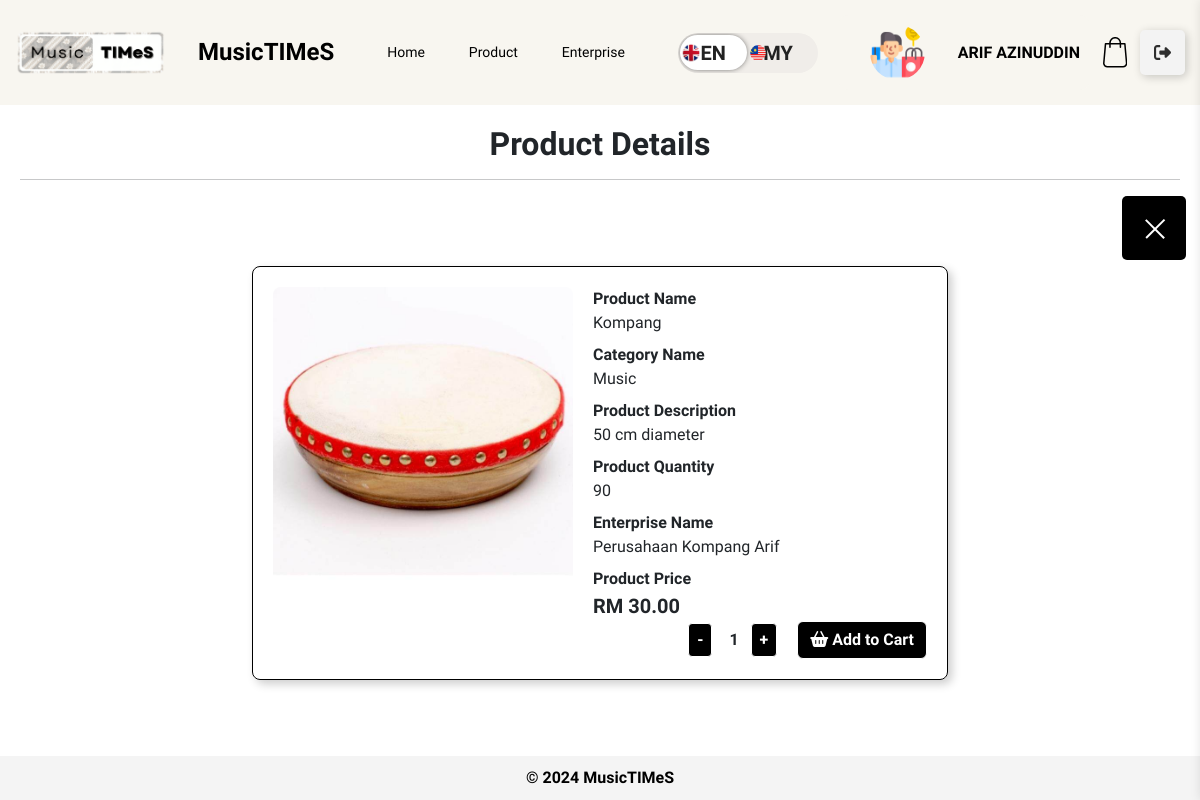
The app's page /customer/product-detail.php?id=1 (signed in) with its own data.
### tables this page shows
CREATE TABLE `customers` (
  `customer_id` int(11) NOT NULL,
  `customer_name` varchar(100) DEFAULT NULL,
  `customer_username` varchar(20) DEFAULT NULL,
  `customer_email` varchar(100) DEFAULT NULL,
  `customer_password` varchar(255) DEFAULT NULL,
  `customer_image` varchar(255) DEFAULT NULL,
  `customer_phone` varchar(15) DEFAULT NULL,
  `customer_address` text DEFAULT NULL,
  `customer_status` enum('active','inactive','pending') DEFAULT NULL,
  `confirm_password` varchar(255) DEFAULT NULL,
  `otp` int(6) DEFAULT NULL,
  `otp_sent_at` timestamp NULL DEFAULT NULL,
  `verified_at` timestamp NULL DEFAULT NULL,
  `is_verified` tinyint(1) NOT NULL
);

CREATE TABLE `product` (
  `product_id` int(12) NOT NULL,
  `category_id` int(5) DEFAULT NULL,
  `enterprise_id` int(12) DEFAULT NULL,
  `product_name` varchar(100) DEFAULT NULL,
  `product_desc` varchar(300) DEFAULT NULL,
  `product_quantity` int(200) DEFAULT NULL,
  `product_tag` varchar(50) DEFAULT NULL,
  `product_price` decimal(10,2) DEFAULT NULL,
  `product_image` varchar(255) DEFAULT NULL,
  `created_product` timestamp NOT NULL DEFAULT current_timestamp(),
  `updated_product` timestamp NULL DEFAULT NULL,
  `product_status` enum('Available','Not Available') DEFAULT NULL
);

CREATE TABLE `category` (
  `category_id` int(5) NOT NULL,
  `category_name` varchar(50) DEFAULT NULL,
  `created_category` timestamp NOT NULL DEFAULT current_timestamp(),
  `updated_category` timestamp NOT NULL DEFAULT current_timestamp() ON UPDATE current_timestamp(),
  `enterprise_id` int(11) NOT NULL
);

CREATE TABLE `enterprise` (
  `enterprise_id` int(11) NOT NULL,
  `enterprise_name` varchar(100) DEFAULT NULL,
  `enterprise_username` varchar(20) DEFAULT NULL,
  `enterprise_email` varchar(100) DEFAULT NULL,
  `enterprise_password` varchar(255) DEFAULT NULL,
  `enterprise_image` varchar(255) DEFAULT NULL,
  `enterprise_phone` varchar(15) DEFAULT NULL,
  `enterprise_address` text DEFAULT NULL,
  `ssm_certificate` varchar(255) DEFAULT NULL,
  `confirm_password` varchar(255) DEFAULT NULL,
  `otp` int(6) DEFAULT NULL,
  `otp_sent_at` timestamp NULL DEFAULT NULL,
  `verified_at` timestamp NULL DEFAULT NULL,
  `is_verified` tinyint(1) NOT NULL
);

### customer/product-detail.php (the view, shortened to what this page needs)
<?php include './layout/main.php';?>
<head>
</head>
<main>
    <section>
        <h2 style="text-align: center; font-weight: bold;"><?php echo __('product_details'); ?></h2>
        <hr>
        <?php
        $query = "SELECT product.*, category.category_name, enterprise.enterprise_name, enterprise.enterprise_image
            FROM product
            LEFT JOIN category ON category.category_id = product.category_id
            LEFT JOIN enterprise ON enterprise.enterprise_id = product.enterprise_id
            WHERE product.product_status = 'Available' AND product.product_id=$_GET[id]";
        $result = $conn->query($query);
        if ($result->num_rows > 0) {
            while ($product = $result->fetch_assoc()) {
                ?>
                <div style="">
                <button class="button" style="margin-left: 95%;" onclick="redirectToProductListing()"><span class="X"></span><span class="Y"></span><div class="close">Close</div></button>
                <form style="width: 100%; display: flex; justify-content: center;">
                    <div style="border: 1px solid black; width: 60%; padding: 20px; border-radius: 8px; box-shadow: 4px 4px 10px rgba(0, 0, 0, 0.2);">
                        <div style="display: flex">
                            <div style="width: 300px; height: 300px; margin-right: 20px; overflow: hidden; border-radius: 8px;">
                                <img src="/musictimes/image/product/<?= $product['product_image'] ?>" style="object-fit: contain; width: 100%; height: 100%; transition: transform 0.3s ease;" class="card-img-top" alt="..." onmouseover="this.style.transform='scale(1.1)'" onmouseout="this.style.transform='scale(1)'">
                            </div>
                            <div>
                                <div style="font-weight: bold"><?php echo __('product_name'); ?></div>
                                <div class="mb-2"> <?= $product['product_name'] ?></div>
                                <div style="font-weight: bold"><?php echo __('category_name'); ?></div>
                                <div class="mb-2"><?= $product['category_name'] ?></div>
                                <div style="font-weight: bold"><?php echo __('product_description'); ?></div>
                                <div class="mb-2"> <?= $product['product_desc'] ?></div>
                                <div style="font-weight: bold"><?php echo __('product_quantity'); ?></div>
                                <div class="mb-2"><?= $product['product_quantity'] ?></div>
                                <div style="font-weight: bold"><?php echo __('enterprise_name'); ?></div>
                                <div class="mb-2"><?= $product['enterprise_name'] ?></div>
                                <div style="font-weight: bold"><?php echo __('product_price'); ?></div>
                                <div class="ms-0" style="transition: font-size 0.3s; font-weight: bold; font-size: 20px;"
                                    onmouseover="this.style.fontWeight='bold'; this.style.fontSize='200%'"
                                    onmouseout="this.style.fontWeight='bold'; this.style.fontSize='20px'">
                                    RM <?= $product['product_price'] ?></div>
                            </div>
                        </div>
                        <div style="display: flex; align-items: center; justify-content: flex-end">
                            <div style="margin-right: 20px">
                                <button type="button" class="btn btn-primary btn-sm"
                                        style="background-color: #000; color: #fff; font-size: 16px; font-weight: bold; border: 1px solid #fff;"
                                        onclick="updateQuantity('minus',<?= $product['product_quantity'] ?>,<?= $product['product_id'] ?>)">-
                                </button>
                                <span class="px-2" id="display_quantity_<?= $product['product_id'] ?>" style="font-weight: bold; font-size: 16px;">1</span>
                                <button type="button" class="btn btn-primary btn-sm"
                                        style="background-color: #000; color: #fff; font-size: 16px; font-weight: bold; border: 1px solid #fff;"
                                        onclick="updateQuantity('add',<?= $product['product_quantity'] ?>,<?= $product['product_id'] ?>)">+
                                </button>
                            </div>
                            <button type="button" class="btn btn-primary"
                                    onclick="addToCart(<?= $product['product_id'] ?>)"
                                    style="font-weight: bold; background-color: #000; color: #fff; border: 1px solid #fff; font-size: 16px; font-weight: bold;"
                                    onmouseover="this.style.backgroundColor='#fff'; this.style.color='#000'; this.style.border='1px solid #000;'"
                                    onmouseout="this.style.backgroundColor='#000'; this.style.color='#fff'; this.style.border='1px solid black;'">
                                <i class="fa-solid fa-basket-shopping fa-bounce"></i> <?php echo __('add_to_cart'); ?>
                            </button>
                        </div>
                    </div>
                </form>
                </div>
            <?php }
        } ?>
    </section>
</main>
<?php include './layout/footer.php';?>
</body>
</html>

### customer/layout/main.php (shortened to what this page needs)
<?php
include '../db.php';
?>
<?php
$language = 'en';
$langFile = "../languages/{$language}.php";
if (file_exists($langFile)) {
    $translations = include $langFile;
} else {
    $translations = [];
}
function __($key) {
    global $translations;
    return $translations[$key] ?? $key;
}
?>
<!DOCTYPE html>
<html lang="en">
<head>
    <link href="https://cdn.jsdelivr.net/npm/bootstrap@5.3.2/dist/css/bootstrap.min.css" rel="stylesheet">
    <link rel="stylesheet" href="../style/sidebar_enterprise.css">
    <link rel="stylesheet" href="../style/customer_main.css">
</head>
<body>
<header>
    <img src="../image/logo.png" alt="MusicTIMeS Logo" id="logo">
    <h1 style="font-weight: bold;">MusicTIMeS</h1>
    <nav id="navbar">
        <a href="./homepage.php" id="nav-home" onclick="setActive(event, 'nav-home', './homepage.php')"><?php echo __('home'); ?></a>
        <a href="./product-listing.php" id="nav-product" onclick="setActive(event, 'nav-product', './product-listing.php')"><?php echo __('product'); ?></a>
        <a href="./enterprise-listing.php" id="nav-enterprise" onclick="setActive(event, 'nav-enterprise', './enterprise-listing.php')"><?php echo __('enterprise'); ?></a>
    </nav>
    <div class="header-options">
        <div class="btn-container">
            <form method="post" id="languageForm">
                <label class="switch btn-language-mode-switch">
                    <label class="btn-language-mode-switch-inner" data-off="en" data-on="my" for="language_mode" style="text-transform: uppercase; display:flex;align-items:center; font-size:12px">
                        <img src="../image/england.png" alt="EN Flag" style="width: 20px; height: 20px; margin-left:3px; z-index:1000" /></img>
                        <img src="../image/malaysia.png" alt="MY Flag" style="width: 20px; height: 20px; margin-left:47px; z-index:1000" /></img>
                    </label>
                </label>
            </form>
        </div>
        <div class="profile-option" style="background-color: #F8F6F0;">
            <?php
                $customer_username = $_SESSION['customer_username'];
                $query = "SELECT customer_name, customer_image, customer_address FROM customers WHERE customer_username='$customer_username'";
                $result = $conn->query($query);
                $customer = $result->fetch_assoc();
            ?>
            <div class="profile-info">
                <div class="profile-image">
                <?php
                $image_path = "/musictimes/image/customer/";
                $default_image = "/musictimes/image/default-customer.png";
                if (!empty($customer['customer_image']) && file_exists($_SERVER['DOCUMENT_ROOT'] . $image_path . $customer['customer_image'])) {
                    $image_path .= $customer['customer_image'];
                } else {
                    $image_path = $default_image;
                }
                echo '<img src="' . htmlspecialchars($image_path, ENT_QUOTES, 'UTF-8') . '" alt="Customer Profile Image" style="width: 50%; height: 50%; max-width: 100px; max-height: 100px; border-radius: 50%;">';
                ?>
                </div>
                <div class="profile-details">
                <a href="./customer-profile.php" class="customer-link" style="color: initial; text-decoration: none;" onmouseover="this.style.color='grey'" onmouseout="this.style.color='initial'">
                    <p class="customer-name"><?php echo htmlspecialchars($customer['customer_name'], ENT_QUOTES, 'UTF-8'); ?></p>
                </a>
                </div>
            </div>
        </div>
        <?php
        $totalQuantity = 0;
        ?>
        <button id="cart_quantity" data-quantity="<?php echo $totalQuantity; ?>" class="btn-cart" id="cart-toggle" onclick="handleCart()">
            <svg class="icon-cart" viewBox="0 0 24.38 30.52" height="30.52" width="24.38" xmlns="http://www.w3.org/2000/svg">
                <title><?php echo __('cart'); ?></title>
                <path transform="translate(-3.62 -0.85)" d="M28,27.3,26.24,7.51a.75.75,0,0,0-.76-.69h-3.7a6,6,0,0,0-12,0H6.13a.76.76,0,0,0-.76.69L3.62,27.3v.07a4.29,4.29,0,0,0,4.52,4H23.48a4.29,4.29,0,0,0,4.52-4ZM15.81,2.37a4.47,4.47,0,0,1,4.46,4.45H11.35a4.47,4.47,0,0,1,4.46-4.45Zm7.67,27.48H8.13a2.79,2.79,0,0,1-3-2.45L6.83,8.34h3V11a.76.76,0,0,0,1.52,0V8.34h8.92V11a.76.76,0,0,0,1.52,0V8.34h3L26.48,27.4a2.79,2.79,0,0,1-3,2.44Zm0,0"></path>
            </svg>
        </button>
        <a class="logout-button" onclick="confirmLogout()">
        <div class="sign"></div>
        <div class="text"><?php echo __('logout'); ?></div></a>
    </div>
</header>

### style/sidebar_enterprise.css (style rules this page uses)
* { font-family: "Freeman", sans-serif; }
body { font-family: Arial Narrow; margin: 0; padding: 0; display: flex; flex-direction: column; min-height: 100vh; background-color: #f4f4f4; }
header { background-color: #F8F6F0; color: black; padding: 15px; text-align: center; flex-shrink: 0; display: flex; justify-content: space-between; align-items: center; box-shadow: 0 2px 5px rgba(0, 0, 0, 0.2); }
#logo { max-width: 150px; height: auto; }
h1 { margin: 0; font-size: 1.5em; display: flex; align-items: center; }
span { font-weight: normal; font-size: 0.8em; margin-left: 5px; }
.header-options { display: flex; align-items: center; }
.language-dropdown, .profile-option, .logout-option { margin-left: 20px; }
.language-dropdown a, .profile-option a, .logout-option a { color: black; }
a { color: white; text-decoration: none; }
.logout-button { --black: #000000; --ch-black: #141414; --eer-black: #1b1b1b; --night-rider: #2e2e2e; --white: #ffffff; --af-white: #f3f3f3; --ch-white: #e1e1e1; display: flex; align-items: center; justify-content: flex-start; width: 45px; height: 45px; border: none; border-radius: 5px; cursor: pointer; position: relative; overflow: hidden; transition-duration: .3s; box-shadow: 2px 2px 10px rgba(0, 0, 0, 0.199); background-color: var(--af-white); }
.sign { width: 100%; transition-duration: .3s; display: flex; align-items: center; justify-content: center; }
.sign svg { width: 17px; }
main { display: flex; flex: 1; background-color: #fff; }
nav a { color: #5B5959; text-decoration: none; font-weight: none; font-size: 14px; }
section { flex: 1; padding: 20px; }
.btn-container { display: table-cell; vertical-align: middle; text-align: center; }
.btn-language-mode-switch { display: inline-block; margin: 0px; position: relative; }
.btn-language-mode-switch > label.btn-language-mode-switch-inner { margin: 0px; width: 140px; height: 40px; background-color: #f0ede9; border-radius: 26px; overflow: hidden; position: relative; transition: all 0.3s ease; display: block; }
.btn-language-mode-switch > label.btn-language-mode-switch-inner:before { content: attr(data-on); position: absolute; font-size: 20px; font-weight: 600; right: 25px; color: #222; }
.btn-language-mode-switch > label.btn-language-mode-switch-inner:after { content: attr(data-off); width: 67px; height: 35px; left: 2px; background: #fff; border-radius: 26px; position: absolute; font-size: 20px; display: flex; justify-content: center; text-align: center; transition: all 0.3s ease; box-shadow: 0px 0px 6px -2px #111; padding: 5px 0px; color: #222; font-weight: 600; align-items: center; }
.profile-option { display: flex; align-items: center; justify-content: space-between; padding: 10px; background-color: #F8F6F0; border-radius: 10px; }
.profile-info { display: flex; align-items: center; }
.profile-image img { width: 25%; height: 25%; max-width: 40px; max-height: 40px; border-radius: 50%; margin-right: 10px; }

### style/customer_main.css (style rules this page uses)
nav { background-color: #F8F6F0; text-align: center; }
nav a { display: inline-block; padding: 15px 20px; color: black; text-decoration: none; transition: background-color 0.3s; }
.btn-cart { display: flex; align-items: center; justify-content: center; width: 50px; height: 50px; border-radius: 10px; border: none; background-color: transparent; position: relative; }
.btn-cart::after { content: attr(data-quantity); width: fit-content; height: fit-content; position: absolute; font-size: 15px; color: black; font-family: 'Lucida Sans', 'Lucida Sans Regular', 'Lucida Grande', 'Lucida Sans Unicode', Geneva, Verdana, sans-serif; opacity: 0; visibility: hidden; transition: .2s linear; top: 115%; }
.icon-cart { width: 24.38px; height: 30.52px; transition: .2s linear; }
.profile-option { display: flex; align-items: center; justify-content: space-between; padding: 10px; background-color: lightgray; border-radius: 10px; }
.profile-info { display: flex; align-items: center; }
.profile-image img { width: 25%; height: 25%; max-width: 40px; max-height: 40px; border-radius: 50%; margin-right: 10px; }
.customer-name { font-weight: bold; margin: 0; }

### customer/layout/main.php (style rules this page uses)
* { font-family: "Freeman", sans-serif; }
.profile-details { position: relative; display: inline-block; }
.customer-link { color: initial; text-decoration: none; }

### records on screen
customers: customer_name "ARIF AZINUDDIN"
product: product_image (picture), product_name "Kompang", category.category_name "Music", product_desc "50 cm diameter", product_quantity "90", enterprise.enterprise_name "Perusahaan Kompang Arif", product_price "30.00"

### other values on screen
__('home') "Home"
__('product') "Product"
__('enterprise') "Enterprise"
__('product_details') "Product Details"
